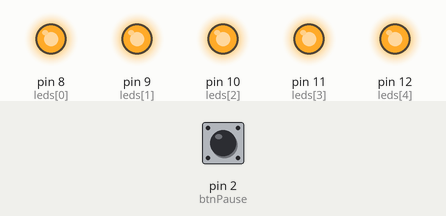
A sketch run on a simulated Arduino Uno, built with avr-gcc and run on an emulated ATmega328P. Parts: output pins drawn as LEDs (lit = HIGH). Inputs (shaded band) come from the test bench; at power-on: pin 2 (btnPause) HIGH.

Above: at 0.6 s.
1.3 s: pin 2 (btnPause) pulled LOW for 3.2 s
At 6.0 s:
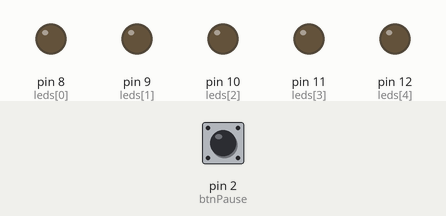
At 23.17 s:
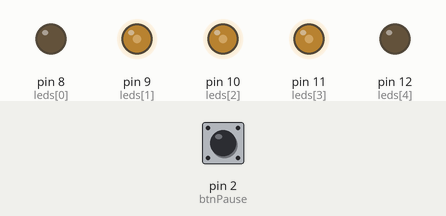
Timing chart, 0 to 24.2 s (numbered marks = the images above; inputs shaded):
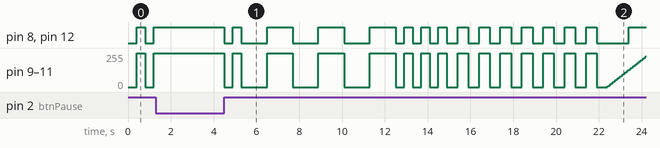

The sketch:

IRQ_ENMASCARADO.ino
```cpp
// pines LEDs
const int leds[] = {8,9,10,11,12};
const int numLeds = 5;

// botón de pausa
const int btnPause = 2;

// variables generales
bool paused = false;

// SOS
const int sosPattern[9] = {1,1,1,3,3,3,1,1,1}; // 1=punto, 3=raya
const unsigned long dotTime = 400;
int sosStep = 0;
bool sosLEDOn = false;
unsigned long sosTimer = 0;
bool sosActive = true;

// Blink
int blinkCount = 0;
bool blinkState = false;
unsigned long blinkTimer = 0;
const unsigned long blinkInterval = 500;
bool blinkActive = false;

// Fade
int fadeValue = 0;
bool fadeUp = true;
unsigned long fadeTimer = 0;
const unsigned long fadeStepTime = 40;
bool fadeActive = false;

void setup() {
  for(int i=0;i<numLeds;i++) pinMode(leds[i], OUTPUT);
  pinMode(btnPause, INPUT_PULLUP);

  // Apagar todos
  for(int i=0;i<numLeds;i++) analogWrite(leds[i],0);

  // Iniciar SOS
  sosActive = true;
  sosStep = 0;
  sosLEDOn = false;
  sosTimer = millis();
}

void loop() {
  unsigned long currentMillis = millis();

  // Leer botón de pausa
  if(digitalRead(btnPause)==LOW){
    paused = true;
  } else {
    paused = false;
  }

  // Secuencia SOS
  if(sosActive && !paused){
    unsigned long duration = (sosPattern[sosStep]==1?dotTime:dotTime*3);
    if(currentMillis - sosTimer >= duration){
      sosTimer = currentMillis;
      sosLEDOn = !sosLEDOn;
      for(int i=0;i<numLeds;i++) digitalWrite(leds[i],sosLEDOn);

      if(!sosLEDOn){ // avanza al siguiente paso solo cuando apaga
        sosStep++;
        if(sosStep>=9){
          sosActive=false;
          for(int i=0;i<numLeds;i++) digitalWrite(leds[i],LOW);
          delay(500);
          blinkActive = true;
          blinkCount=0;
          blinkState=false;
          blinkTimer=currentMillis;
        }
      }
    }
  }

  // Secuencia Blink 7 veces
  if(blinkActive && !paused){
    if(currentMillis - blinkTimer >= blinkInterval){
      blinkTimer=currentMillis;
      blinkState=!blinkState;
      for(int i=0;i<numLeds;i++) digitalWrite(leds[i],blinkState);
      if(!blinkState){ // contar solo cuando apaga
        blinkCount++;
        if(blinkCount>=7){
          blinkActive=false;
          for(int i=0;i<numLeds;i++) digitalWrite(leds[i],LOW);
          delay(500);
          fadeActive = true;
          fadeValue=0;
          fadeUp=true;
          fadeTimer=currentMillis;
        }
      }
    }
  }

  // Secuencia Fade
  if(fadeActive && !paused){
    if(currentMillis - fadeTimer >= fadeStepTime){
      fadeTimer=currentMillis;
      if(fadeUp){
        fadeValue+=5;
        if(fadeValue>=255) fadeUp=false;
      } else {
        fadeValue-=5;
        if(fadeValue<=0){
          fadeValue=0;
          fadeActive=false;
          for(int i=0;i<numLeds;i++) analogWrite(leds[i],0);
          delay(1000); // pausa final antes de reiniciar
          // Reiniciar ciclo
          sosActive=true;
          sosStep=0;
          sosLEDOn=false;
          sosTimer=currentMillis;
        }
      }
      for(int i=0;i<numLeds;i++) analogWrite(leds[i],fadeValue);
    }
  }
}
```
